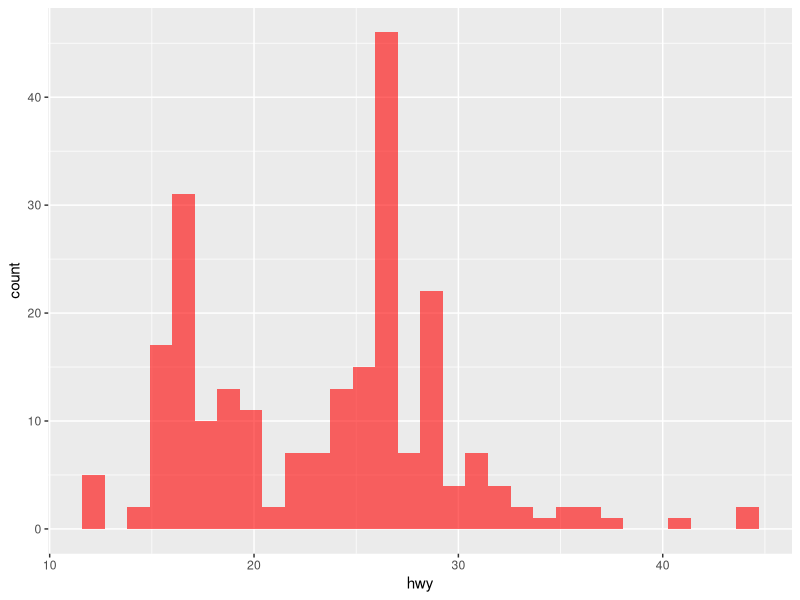
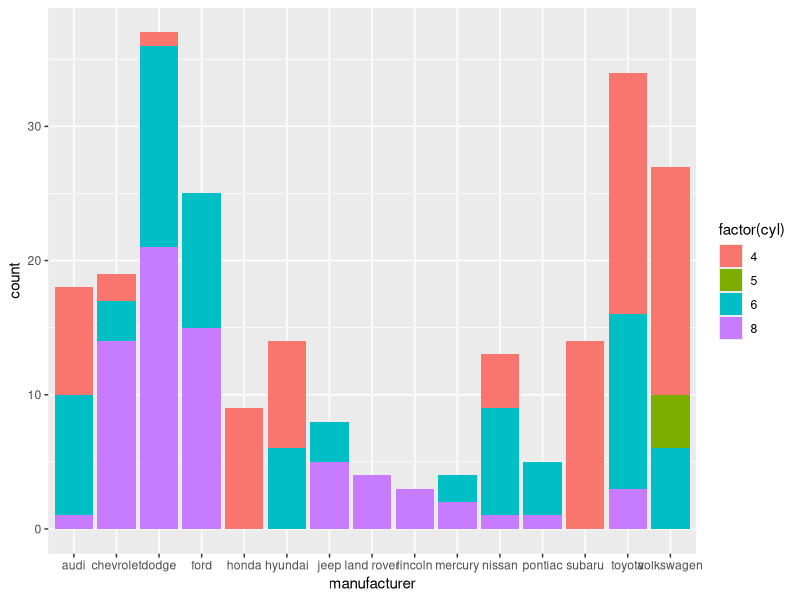
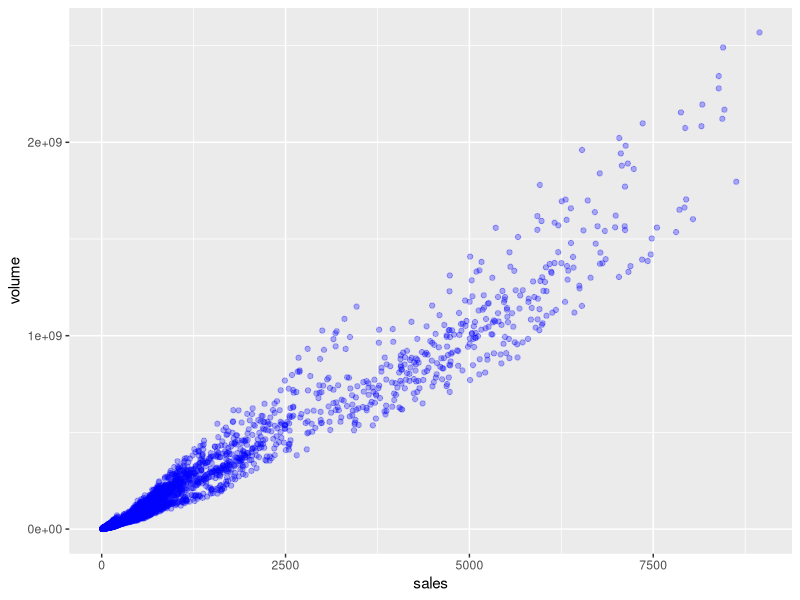
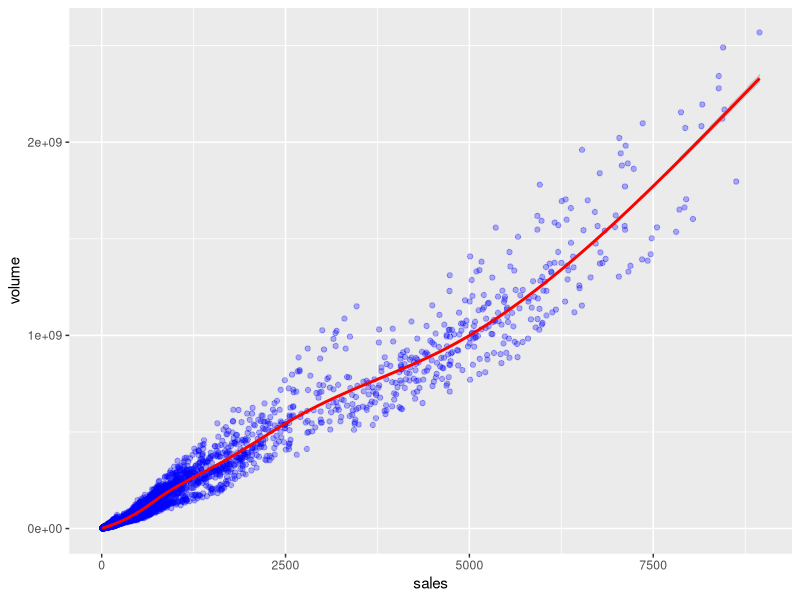

Generate these figures, in order, with R:
library (ggplot2)
library(ggthemes)

head(mpg)

# Histogram of hwy mpg values:
ggplot(mpg, aes(x=hwy)) + geom_histogram(fill='red', alpha=0.6)

# Barplot of car counts per manufacturer with color fill defined by cyl count
ggplot(mpg, aes(x=manufacturer)) + geom_bar(aes(fill=factor(cyl)))

# Switch now to use the txhousing dataset that comes with ggplot2
head(txhousing)

# Create a scatterplot of volume versus sales. Afterwards play around with alpha and color arguments to clarify information.
ggplot(txhousing, aes(x=sales, y=volume)) + geom_point(color='blue', alpha=0.3)

# Add a smooth fit line to the scatterplot from above. Hint: You may need to look up geom_smooth()
ggplot(txhousing, aes(x=sales, y=volume)) + geom_point(color='blue', alpha=0.3) + geom_smooth(color='red')